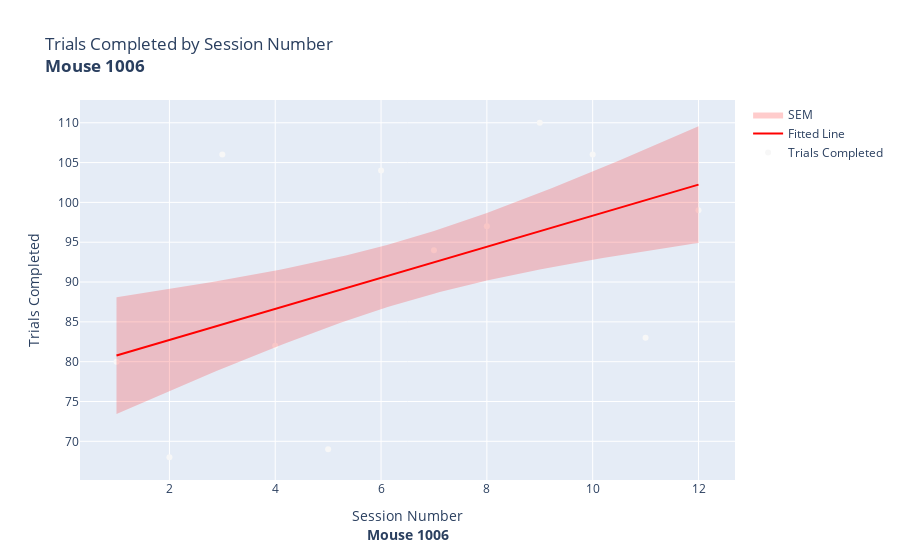
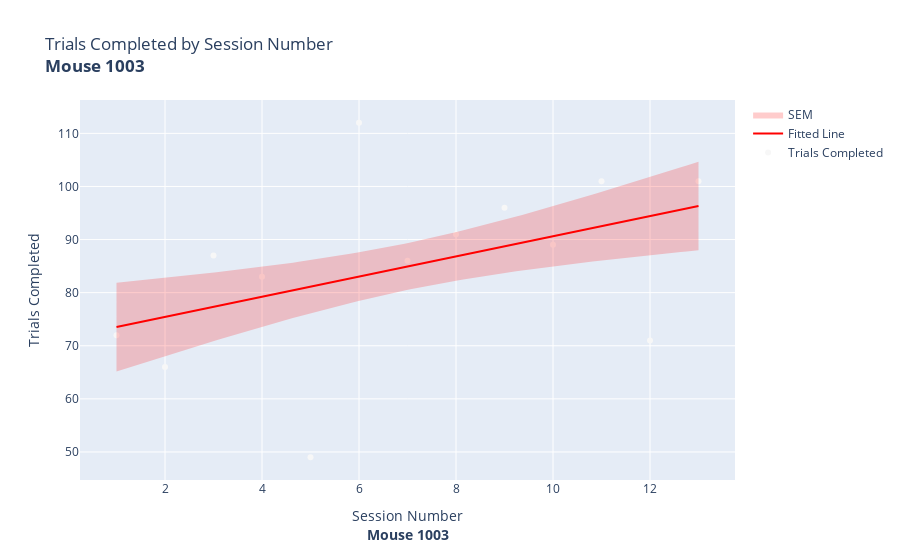
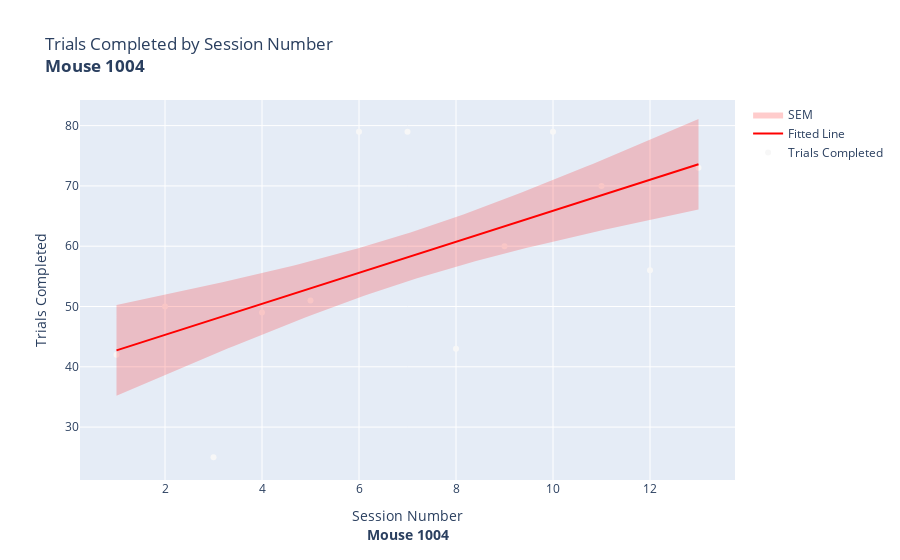
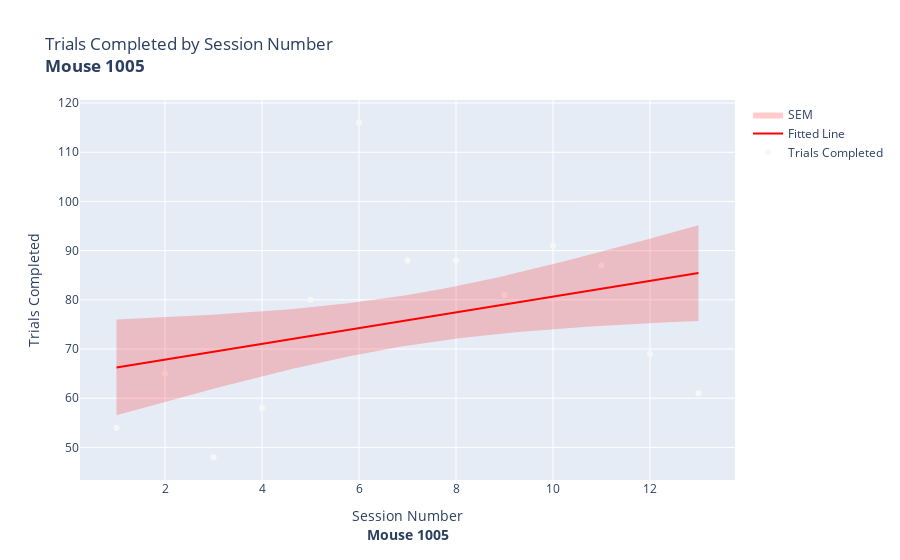

The notebook cell saved with these charts, in order:
### Markdown cell above
### Visualize trials completed for individual mice.

### Code cell
# Make a subset of the summary dataframe for a specific mouse
for mouse_id in set(mice):
    #mouse_id = '1003'
    mouse_df = clickbait.summary_df[clickbait.summary_df['mouse_id'] == mouse_id]
    #mouse_df = mouse_df[mouse_df['session_id'].str.contains('diet')]   

    linear_regression_plot(mouse_df, dv='trials_completed', iv='session_number', dv_name='Trials Completed', iv_name=f"Session Number<br><b>Mouse {mouse_id}</b>", error_type='SEM')
